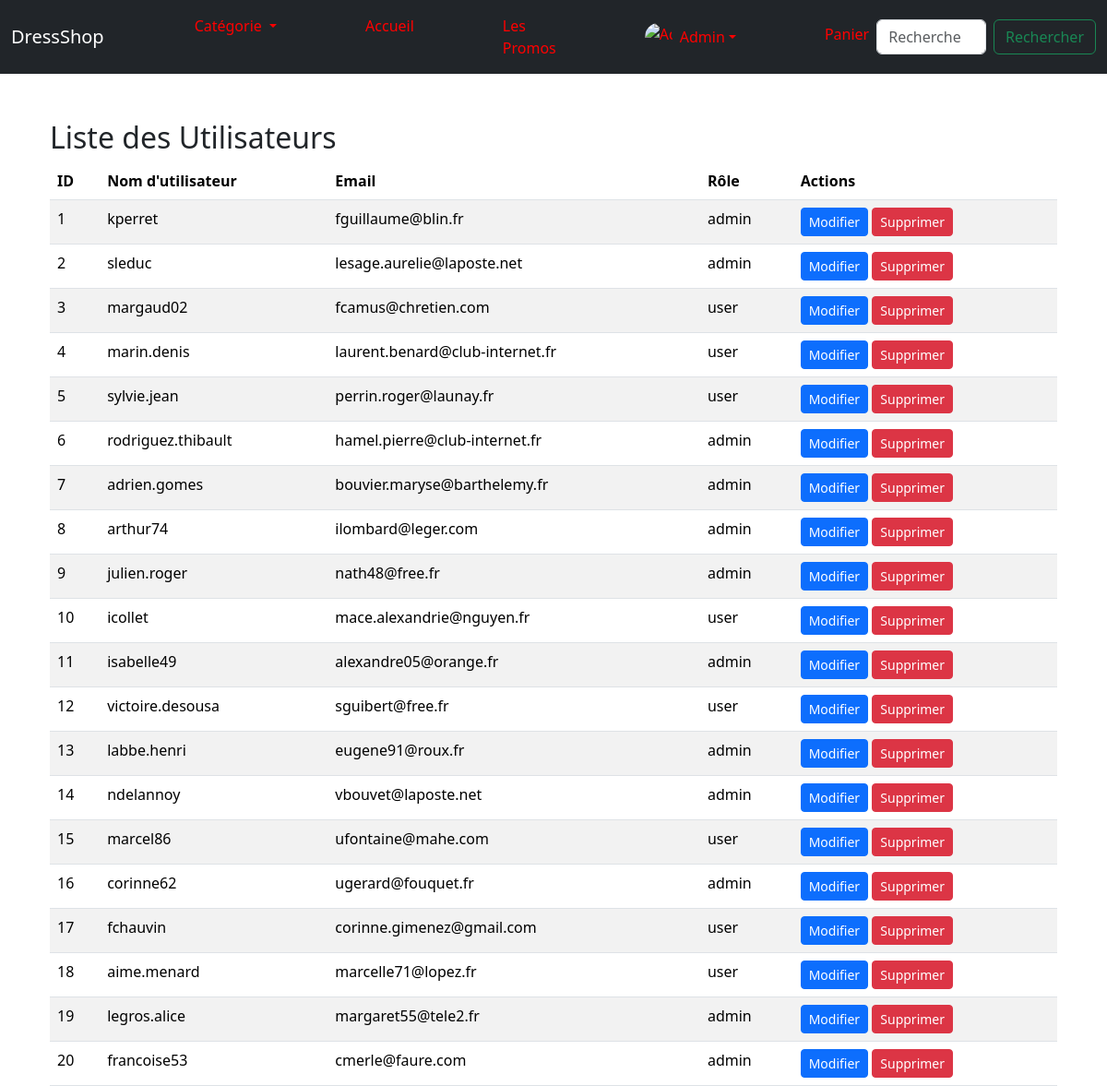
The app's page /index.php?action=users_list (signed in) with its own data.
### tables this page shows
CREATE TABLE `users` (
  `id` int(11) NOT NULL,
  `username` varchar(50) NOT NULL,
  `password` varchar(255) NOT NULL,
  `email` varchar(100) NOT NULL,
  `role` enum('admin','user') DEFAULT 'user',
  `created_at` timestamp NOT NULL DEFAULT current_timestamp()
);

### Controller/UserController.php (called while the page is built, shortened)
<?php
require_once __DIR__ . '/../config.php';
function get_all_users() {
    global $pdo;
    $stmt = $pdo->prepare('SELECT id, username, email, role FROM users');
    $stmt->execute();
    return $stmt->fetchAll(PDO::FETCH_ASSOC);
}
?>

### View/admin/users_list.php (the view, shortened to what this page needs)
<?php
require_once __DIR__ . '/../../Controller/auth.php';
$stmt = $pdo->prepare('SELECT id, username, email, role FROM users');
$stmt->execute();
$users = $stmt->fetchAll(PDO::FETCH_ASSOC);
?>
<div class="container mt-4">
    <h2>Liste des Utilisateurs</h2>
    <table class="table table-striped">
        <thead>
            <tr>
                <th>ID</th>
                <th>Nom d'utilisateur</th>
                <th>Email</th>
                <th>Rôle</th>
                <th>Actions</th>
            </tr>
        </thead>
        <tbody>
            <?php foreach ($users as $user): ?>
            <tr>
                <td><?php echo htmlspecialchars($user['id']); ?></td>
                <td><?php echo htmlspecialchars($user['username']); ?></td>
                <td><?php echo htmlspecialchars($user['email']); ?></td>
                <td><?php echo htmlspecialchars($user['role']); ?></td>
                <td>
                    <a href="index.php?action=edit_user&id=<?php echo $user['id']; ?>" class="btn btn-primary btn-sm">Modifier</a>
                    <form action="index.php?action=delete_user" method="post" class="d-inline">
                        <button type="submit" class="btn btn-danger btn-sm" onclick="return confirm('Êtes-vous sûr de vouloir supprimer cet utilisateur ?')">Supprimer</button>
                    </form>
                </td>
            </tr>
            <?php endforeach; ?>
        </tbody>
    </table>
</div>

### index.php (shortened to what this page needs)
<?php
require_once __DIR__ . '/Controller/auth.php';
require_once __DIR__ . '/Controller/UserController.php';
require_once __DIR__ . '/Controller/ProductController.php';
$action = isset($_GET['action']) ? $_GET['action'] : 'accueil';
switch ($action) {
        case 'users_list':
            if (isset($_SESSION['admin']) && $_SESSION['admin'] === true) {
                require_once 'Controller/UserController.php';
                $users = get_all_users();
                include __DIR__ . '/View/admin/users_list.php';
            } else {
                header('Location: index.php?action=admin_login');
                exit();
            }
            break;
}
$content = ob_get_clean();
if (isset($_SERVER['HTTP_X_REQUESTED_WITH']) && strtolower($_SERVER['HTTP_X_REQUESTED_WITH']) == 'xmlhttprequest') {
    echo $content;
} else {
    include 'View/layout.php';
}
?>

### View/layout.php (shortened to what this page needs)
<!DOCTYPE html>
<html lang="en">
<head>
    <link rel="stylesheet" href="View\style.css">
    <link href="https://cdn.jsdelivr.net/npm/bootstrap@5.3.3/dist/css/bootstrap.min.css" rel="stylesheet">
</head>
<body>
    <?php include 'View/_partials/navbar.php'; ?>
    <div id="content" class="container mt-5">
        <?php
        if (isset($content)) {
            echo $content;
        } else{
            include 'index.php';
        }
        ?>
    </div>
</body>
</html>

### View/_partials/navbar.php (shortened to what this page needs)
<div id="navbar">
    <nav class="navbar navbar-expand-lg navbar-dark bg-dark">
        <div class="container-fluid">
            <a class="navbar-brand" href="index.php?action=accueil" data-ajax="true">DressShop</a>
            <div class="collapse navbar-collapse" id="navbarSupportedContent">
                <ul class="navbar-nav me-auto mb-2 mb-lg-0">
                    <li class="nav-item dropdown">
                        <a class="nav-link dropdown-toggle" href="#" id="navbarDropdown" role="button" data-bs-toggle="dropdown" aria-expanded="false">
                            Catégorie
                        </a>
                    </li>
                    <li class="nav-item">
                    <a class="nav-link active" aria-current="page" href="index.php?action=accueil" data-ajax="true">Accueil</a>
                    </li>
                    <li class="nav-item">
                        <a class="nav-link" href="index.php?action=promos" data-ajax="true">Les Promos</a>
                    </li>
                </ul>
                <ul class="navbar-nav ms-auto mb-2 mb-lg-0">
                <?php if (isset($_SESSION['username'])): ?>
    <li class="nav-item dropdown">
        <a class="nav-link dropdown-toggle d-flex align-items-center" href="#" id="userDropdown" role="button" data-bs-toggle="dropdown" aria-expanded="false">
            <img src="https://api.iconify.design/line-md:account.svg" alt="User" class="rounded-circle" width="30" height="30">
            <span class="ms-2"><?php echo htmlspecialchars($_SESSION['username']); ?></span>
        </a>
        <ul class="dropdown-menu" aria-labelledby="userDropdown">
            <li><a class="dropdown-item" href="index.php?action=profile">Mon profil</a></li>
            <li><a class="dropdown-item" href="index.php?action=logout">Se déconnecter</a></li>
        </ul>
    </li>
<?php elseif (isset($_SESSION['admin'])): ?>
    <li class="nav-item dropdown">
        <a class="nav-link dropdown-toggle d-flex align-items-center" href="#" id="adminDropdown" role="button" data-bs-toggle="dropdown" aria-expanded="false">
            <img src="https://api.iconify.design/line-md:account.svg" alt="Admin" class="rounded-circle" width="30" height="30">
            <span class="ms-2">Admin</span>
        </a>
    </li>
<?php endif; ?>
                    <li class="nav-item">
                        <a class="nav-link" href="index.php?action=panier" data-ajax="true">Panier</a>
                    </li>
                </ul>
                <form class="d-flex ms-auto" role="search" action="index.php" method="get" data-ajax="true">
                    <input class="form-control me-2" type="search" placeholder="Rechercher" aria-label="Search" name="query">
                    <button class="btn btn-outline-success" type="submit">Rechercher</button>
                </form>
            </div>
        </div>
    </nav>
</div>

### View/style.css (style rules this page uses)
#navbar { background-color: #332e3a; margin-bottom: 50px; }
#navbar .navbar-brand { color: #ffffff; margin-right: 10px; }
#navbar .navbar-nav .nav-item .nav-link { color: #ff0000; margin-left: 80px; }
#navbar .form-control { margin-right: 10px; }
* { margin: 0; padding: 0; box-sizing: border-box; }
html, body { height: 100%; margin: 0; padding: 0; }
.navbar { margin-bottom: 0; padding: 0; }
.navbar-brand { margin-right: 0; }
.navbar-nav { margin-left: 0; }
.nav-item { margin-left: 0; }
.nav-link { padding: 0.5rem 1rem; }

### records on screen
users: id "1", username "kperret", email "fguillaume@blin.fr", role "admin"
users: id "2", username "sleduc", email "lesage.aurelie@laposte.net", role "admin"
users: id "3", username "margaud02", email "fcamus@chretien.com", role "user"
users: id "4", username "marin.denis", email "laurent.benard@club-internet.fr", role "user"
users: id "5", username "sylvie.jean", email "perrin.roger@launay.fr", role "user"
users: id "6", username "rodriguez.thibault", email "hamel.pierre@club-internet.fr", role "admin"
users: id "7", username "adrien.gomes", email "bouvier.maryse@barthelemy.fr", role "admin"
users: id "8", username "arthur74", email "ilombard@leger.com", role "admin"
users: id "9", username "julien.roger", email "nath48@free.fr", role "admin"
users: id "10", username "icollet", email "mace.alexandrie@nguyen.fr", role "user"
users: id "11", username "isabelle49", email "alexandre05@orange.fr", role "admin"
users: id "12", username "victoire.desousa", email "sguibert@free.fr", role "user"
users: id "13", username "labbe.henri", email "eugene91@roux.fr", role "admin"
users: id "14", username "ndelannoy", email "vbouvet@laposte.net", role "admin"
users: id "15", username "marcel86", email "ufontaine@mahe.com", role "user"
users: id "16", username "corinne62", email "ugerard@fouquet.fr", role "admin"
users: id "17", username "fchauvin", email "corinne.gimenez@gmail.com", role "user"
users: id "18", username "aime.menard", email "marcelle71@lopez.fr", role "user"
users: id "19", username "legros.alice", email "margaret55@tele2.fr", role "admin"
users: id "20", username "francoise53", email "cmerle@faure.com", role "admin"
